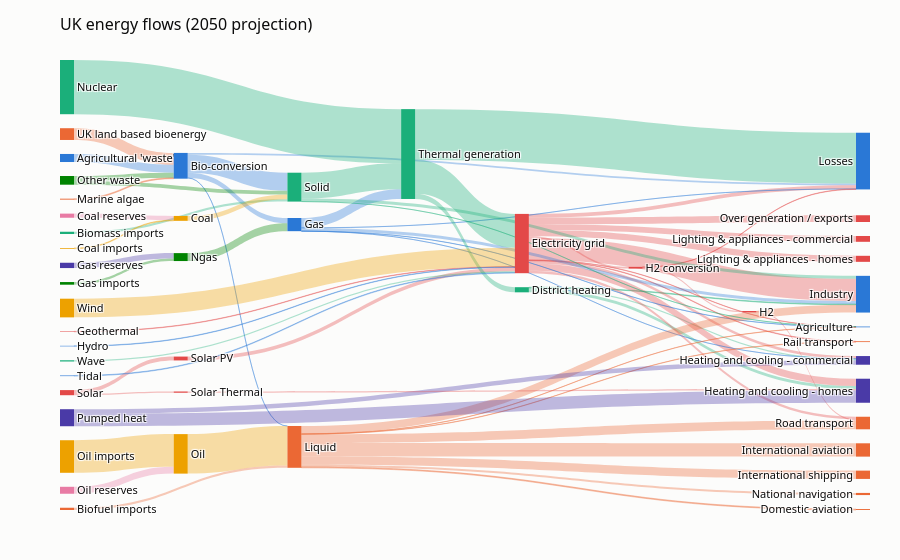

The cell this chart's notebook holds for it:
### Markdown cell above
## Flows

### Code cell
pc.examples.demo('sankey', backend='plotly')

### Figure 1 — Plotly figure (JSON) as saved in the notebook; plotly's stock layout.template omitted (floating-point values rounded to 4 significant figures)
{"data": [{"arrangement": "snap", "link": {"color": ["rgba(42,120,214,0.35)", "rgba(42,120,214,0.35)", "rgba(42,120,214,0.35)", "rgba(42,120,214,0.35)", "rgba(42,120,214,0.35)", "rgba(235,104,52,0.35)", "rgba(27,175,122,0.35)", "rgba(237,161,0,0.35)", "rgba(232,123,164,0.35)", "rgba(237,161,0,0.35)", "rgba(27,175,122,0.35)", "rgba(27,175,122,0.35)", "rgba(27,175,122,0.35)", "rgba(227,73,72,0.35)", "rgba(227,73,72,0.35)", "rgba(227,73,72,0.35)", "rgba(227,73,72,0.35)", "rgba(227,73,72,0.35)", "rgba(227,73,72,0.35)", "rgba(227,73,72,0.35)", "rgba(227,73,72,0.35)", "rgba(227,73,72,0.35)", "rgba(227,73,72,0.35)", "rgba(227,73,72,0.35)", "rgba(0,131,0,0.35)", "rgba(74,58,167,0.35)", "rgba(42,120,214,0.35)", "rgba(42,120,214,0.35)", "rgba(42,120,214,0.35)", "rgba(42,120,214,0.35)", "rgba(42,120,214,0.35)", "rgba(227,73,72,0.35)", "rgba(227,73,72,0.35)", "rgba(227,73,72,0.35)", "rgba(227,73,72,0.35)", "rgba(42,120,214,0.35)", "rgba(235,104,52,0.35)", "rgba(235,104,52,0.35)", "rgba(235,104,52,0.35)", "rgba(235,104,52,0.35)", "rgba(235,104,52,0.35)", "rgba(235,104,52,0.35)", "rgba(235,104,52,0.35)", "rgba(235,104,52,0.35)", "rgba(235,104,52,0.35)", "rgba(0,131,0,0.35)", "rgba(27,175,122,0.35)", "rgba(237,161,0,0.35)", "rgba(232,123,164,0.35)", "rgba(237,161,0,0.35)", "rgba(0,131,0,0.35)", "rgba(0,131,0,0.35)", "rgba(74,58,167,0.35)", "rgba(74,58,167,0.35)", "rgba(227,73,72,0.35)", "rgba(227,73,72,0.35)", "rgba(227,73,72,0.35)", "rgba(227,73,72,0.35)", "rgba(27,175,122,0.35)", "rgba(27,175,122,0.35)", "rgba(27,175,122,0.35)", "rgba(27,175,122,0.35)", "rgba(27,175,122,0.35)", "rgba(27,175,122,0.35)", "rgba(42,120,214,0.35)", "rgba(235,104,52,0.35)", "rgba(27,175,122,0.35)", "rgba(237,161,0,0.35)"], "source": [0, 1, 1, 1, 1, 2, 3, 4, 5, 6, 7, 7, 7, 8, 8, 8, 8, 8, 8, 8, 8, 8, 8, 8, 9, 10, 11, 11, 11, 11, 11, 12, 13, 13, 14, 15, 16, 16, 16, 16, 16, 16, 16, 16, 17, 18, 19, 20, 21, 22, 23, 23, 24, 24, 25, 26, 27, 27, 28, 28, 28, 29, 29, 29, 30, 31, 32, 33], "target": [1, 16, 34, 28, 11, 16, 28, 6, 6, 28, 35, 36, 37, 38, 37, 13, 35, 39, 40, 36, 34, 41, 42, 43, 18, 18, 36, 34, 29, 40, 35, 8, 14, 34, 39, 8, 35, 44, 39, 45, 46, 40, 47, 41, 1, 11, 29, 22, 22, 16, 28, 1, 37, 36, 8, 37, 26, 25, 40, 29, 35, 8, 34, 7, 8, 1, 8, 8], "value": [124.7, 0.597, 26.86, 280.3, 81.14, 35, 35, 11.61, 63.97, 75.57, 10.64, 22.5, 46.18, 104.5, 113.7, 27.14, 342.2, 37.8, 4.412, 40.86, 56.69, 7.863, 90.01, 93.49, 40.72, 82.23, 0.129, 1.401, 151.9, 2.096, 48.58, 7.013, 20.9, 6.242, 20.9, 6.995, 121.1, 128.7, 135.8, 14.46, 206.3, 3.64, 33.22, 4.413, 14.38, 123.0, 840.0, 504.3, 107.7, 612.0, 56.59, 77.81, 193.0, 70.67, 59.9, 19.26, 19.26, 59.9, 0.882, 400.1, 46.48, 525.5, 787.1, 79.33, 9.452, 182.0, 19.01, 289.4]}, "node": {"color": ["#2a78d6", "#2a78d6", "#eb6834", "#1baf7a", "#eda100", "#e87ba4", "#eda100", "#1baf7a", "#e34948", "#008300", "#4a3aa7", "#2a78d6", "#e34948", "#e34948", "#e34948", "#2a78d6", "#eb6834", "#eb6834", "#008300", "#1baf7a", "#eda100", "#e87ba4", "#eda100", "#008300", "#4a3aa7", "#e34948", "#e34948", "#e34948", "#1baf7a", "#1baf7a", "#2a78d6", "#eb6834", "#1baf7a", "#eda100", "#2a78d6", "#2a78d6", "#4a3aa7", "#4a3aa7", "#e34948", "#eb6834", "#2a78d6", "#eb6834", "#e34948", "#e34948", "#eb6834", "#eb6834", "#eb6834", "#eb6834"], "hovertemplate": "%{label}: %{value}<extra></extra>", "label": ["Agricultural 'waste'", "Bio-conversion", "Biofuel imports", "Biomass imports", "Coal imports", "Coal reserves", "Coal", "District heating", "Electricity grid", "Gas imports", "Gas reserves", "Gas", "Geothermal", "H2 conversion", "H2", "Hydro", "Liquid", "Marine algae", "Ngas", "Nuclear", "Oil imports", "Oil reserves", "Oil", "Other waste", "Pumped heat", "Solar PV", "Solar Thermal", "Solar", "Solid", "Thermal generation", "Tidal", "UK land based bioenergy", "Wave", "Wind", "Losses", "Industry", "Heating and cooling - commercial", "Heating and cooling - homes", "Over generation / exports", "Road transport", "Agriculture", "Rail transport", "Lighting & appliances - commercial", "Lighting & appliances - homes", "International shipping", "Domestic aviation", "International aviation", "National navigation"], "line": {"width": 0}, "pad": 14, "thickness": 14}, "textfont": {"color": "#0b0b0b", "size": 11}, "type": "sankey", "valueformat": ",.4~g"}], "layout": {"height": 560, "title": {"text": "UK energy flows (2050 projection)"}}}
